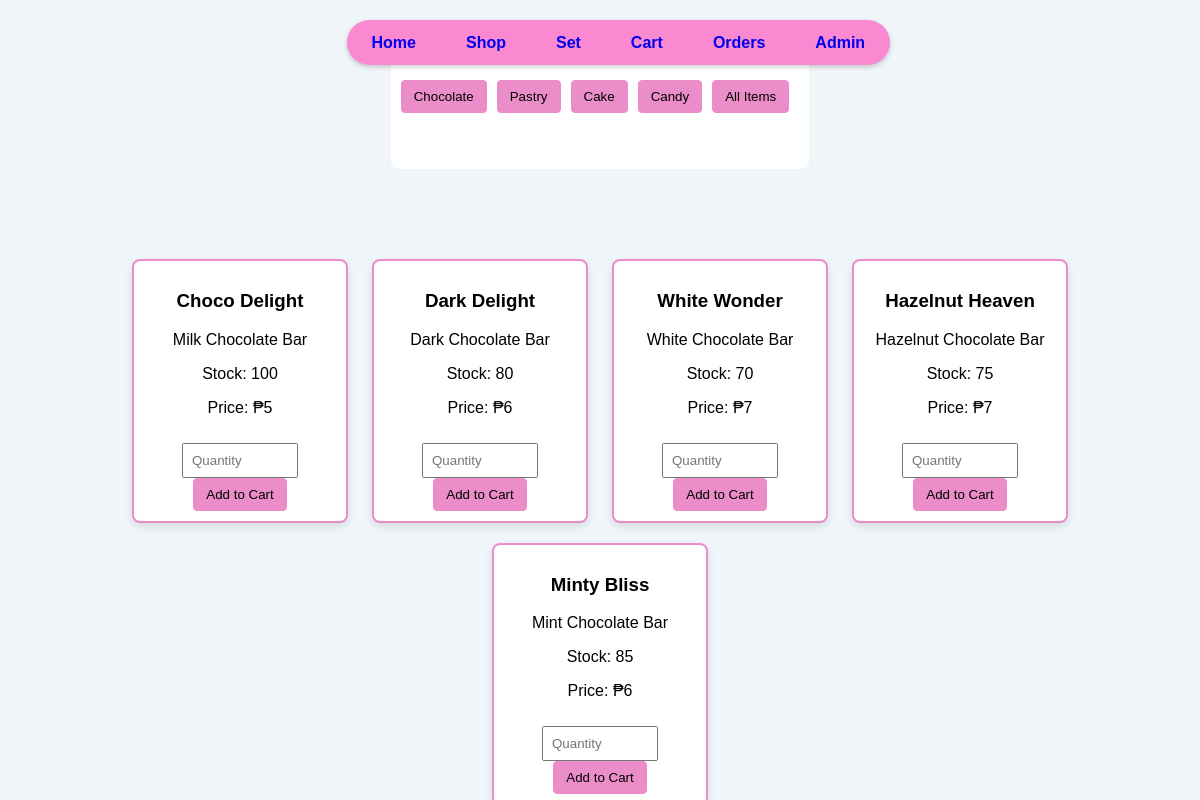
/shop.php?category=Chocolate (signed in), run on the app's committed database.
### tables this page shows
CREATE TABLE IF NOT EXISTS item
(
  item_ID INT(8) PRIMARY KEY NOT NULL AUTO_INCREMENT,
  company_ID INT(8) NOT NULL,
  category ENUM('Cake','Candy','Chocolate','Pastry') NOT NULL,
  item_desc VARCHAR(45) NOT NULL,
  item_name VARCHAR(45) NOT NULL,
  item_price INT(10) NOT NULL,
  item_stock INT(10) NOT NULL,
  KEY `company_id` (`company_ID`),
  CONSTRAINT `company_id` FOREIGN KEY (`company_ID`) REFERENCES `company` (`company_ID`) ON DELETE CASCADE ON UPDATE CASCADE
);

### shop.php (the view, shortened to what this page needs)
<!DOCTYPE html>
<html lang="en">
<head>
    <link rel="stylesheet" href="styles.css">
</head>
<body>
    <div class ="container">
        <div class="navbar">
            <nav>
                <a href="home.php">Home</a>
                <a href="shop.php">Shop</a>
                <a href="set.php">Set</a>
                <a href="cart.php">Cart</a>
                <a href="orders.php">Orders</a>
                <?php if ($_SESSION['user_admin'] == 'Y'): ?>
                <div class="dropdown">
                    <a href="#" class="dropbtn">Admin</a>
                </div>
                <?php endif; ?>
            </nav>
        </div>
    </div>
    <?php
    $userid = isset($_SESSION['user_ID']) ? $_SESSION['user_ID'] : 0;
    $servername = "localhost";
    $username = "root";
    $password = "";
    $dbname = "confectionary";
    $conn = new mysqli($servername, $username, $password, $dbname);
    $categoryQuery = "SELECT DISTINCT category FROM item";
    $categoryResult = $conn->query($categoryQuery);
    $categories = array();
    if ($categoryResult) {
        if ($categoryResult->num_rows > 0) {
            while ($row = $categoryResult->fetch_assoc()) {
                $categories[] = $row['category'];
            }
        } else {
            echo "No categories found";
        }
    } else {
        echo "Error executing category query: " . $conn->error;
    }
    $uniqueCategories = array_unique($categories);
    echo '<div class="category-buttons">
        <form method="get" action="">';
    foreach ($uniqueCategories as $category) {
        echo '<button class="category-button" type="submit" name="category" value="' . $category . '">' . $category . '</button>';
    }
    echo '<button class="category-button" type="submit" name="category" value="">All Items</button>';
    echo '</form>
            </div>';
    $selectedCategory = isset($_GET['category']) ? $_GET['category'] : null;
    $categoryFilter = "";
    if ($selectedCategory) {
        $categoryFilter = " WHERE category = ?";
    }
    $sql = "SELECT item_ID, item_name, item_desc, item_stock, item_price FROM item" . $categoryFilter;
    $stmt = $conn->prepare($sql);
    if ($selectedCategory) {
        $stmt->bind_param("s", $selectedCategory);
    }
    $stmt->execute();
    $result = $stmt->get_result();
    if ($result->num_rows > 0) {
        echo '<div class="item-container">';
        while ($row = $result->fetch_assoc()) {
            echo '<div class="item-box">
                    <h3>' . $row["item_name"] . '</h3>
                    <p>' . $row["item_desc"] . '</p>
                    <p>Stock: ' . $row["item_stock"] . '</p>
                    <p>Price: ₱' . $row["item_price"] . '</p>
                    <input type="number" class="quantity-input" placeholder="Quantity" min="1" max="' . $row["item_stock"] . '" id="quantity' . $row["item_ID"] . '">
                    <button class="add-to-cart-button" onclick="addToCart(' . $row["item_ID"] . ', ' . $row["item_stock"] . ', '. $userid.')">Add to Cart</button>
                    <div class="error-message" id="error' . $row["item_ID"] . '"></div>
                </div>';
        }
        echo '</div>';
    } else {
        echo "0 results";
    }
    ?>
</body>
</html>

### styles.css (style rules this page uses)
body { background-color: #f0f5f9; font-family: Arial, sans-serif; margin: 0; padding: 0; display: flex; flex-direction: column; align-items: center; justify-content: center; height: 100vh; }
.category-buttons { margin-top: 10px; background-color: #ffffff; padding: 10px; border-radius: 8px; overflow: hidden; display: flex; justify-content: center; }
.category-button { margin-right: 10px; background-color: #eb8dc8; color: black; border: 1px solid #eb8dc8; border-radius: 4px; padding: 8px 12px; cursor: pointer; text-align: center; }
.item-container { display: flex; flex-wrap: wrap; justify-content: space-around; width: 80%; margin-top: 80px; }
.item-box { width: 22%; background-color: #ffffff; border: 2px solid #eb8dc8; border-radius: 8px; margin: 50px; padding: 10px; box-shadow: 0 4px 8px rgba(0, 0, 0, 0.1); text-align: center; }
.quantity-input { width: 50%; padding: 8px; margin-top: 10px; }
.add-to-cart-button { background-color: #eb8dc8; color: black; border: 1px solid #eb8dc8; border-radius: 4px; padding: 8px 12px; cursor: pointer; text-align: center; }

### shop.php (style rules this page uses)
.container { text-align: center; max-width: 600px; width: 100%; margin-left: 13px; margin-bottom: 10px; }
.navbar { position: fixed; z-index: 1000; text-align: center; font-family: 'Trebuchet MS', 'Lucida Sans Unicode', 'Lucida Grande', 'Lucida Sans', Arial, sans-serif; font-size: 16px; font-weight: 700; line-height: 25px; background-color: #fa89d1; box-shadow: 0px 2px 5px rgba(0, 0, 0, 0.2); border-radius: 50px; margin-left: 40px; margin-top: 20px; }
nav { display: flex; justify-content: center; align-items: center; }
nav a { text-decoration: none; margin: 0 15px; padding: 10px; font-weight: bold; }
.category-button { margin-top: 40px; margin-bottom: 50px; margin-right: 10px; background-color: #eb8dc8; color: black; border: 1px solid #eb8dc8; border-radius: 4px; padding: 8px 12px; cursor: pointer; text-align: center; }
.item-container { display: flex; flex-wrap: wrap; justify-content: space-around; width: 80%; margin-top: 80px; overflow-y: auto; }
.item-box { width: 20%; background-color: #ffffff; border: 2px solid #eb8dc8; border-radius: 8px; margin: 10px; padding: 10px; box-shadow: 0 4px 8px rgba(0, 0, 0, 0.1); text-align: center; overflow-y: auto; }
.add-to-cart-button { background-color: #eb8dc8; color: black; border: 1px solid #eb8dc8; border-radius: 4px; padding: 8px 12px; cursor: pointer; text-align: center; }
.dropdown { position: relative; display: inline-block; }

### data on the page
item: item_name "Choco Delight", item_desc "Milk Chocolate Bar", item_stock "100", item_price "5"
item: item_name "Dark Delight", item_desc "Dark Chocolate Bar", item_stock "80", item_price "6"
item: item_name "White Wonder", item_desc "White Chocolate Bar", item_stock "70", item_price "7"
item: item_name "Hazelnut Heaven", item_desc "Hazelnut Chocolate Bar", item_stock "75", item_price "7"
item: item_name "Minty Bliss", item_desc "Mint Chocolate Bar", item_stock "85", item_price "6"

### other printed values
$category "Chocolate"
$category "Pastry"
$category "Cake"
$category "Candy"
